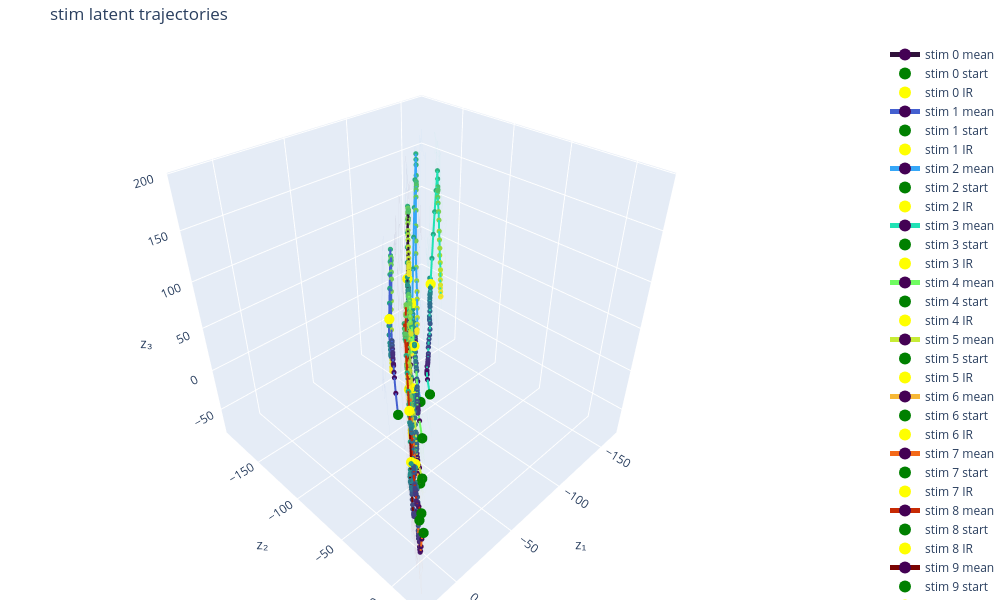

This figure's notebook cell:
### Code cell
posts_stim = batch_smooth_latents(model_stim, B_fit_s, all_observations_stim, inputs_stim, keep_stim)

recon_stim = softplus(posts_stim.smoothed_means @ C_fit_s.T + d_fit_s, BETA_EMIT)
innovations_stim = observations_stim - recon_stim

rot, rot_inv = alignment(C_fit, C_fit_s)
z_stim = (posts_stim.smoothed_means @ rot) @ R

fig = plot_latent_phase_portrait(
    [("stim", z_stim, stim_rel_t, stim_block)],
    alpha_trials=0.03,
)
fig.show()
